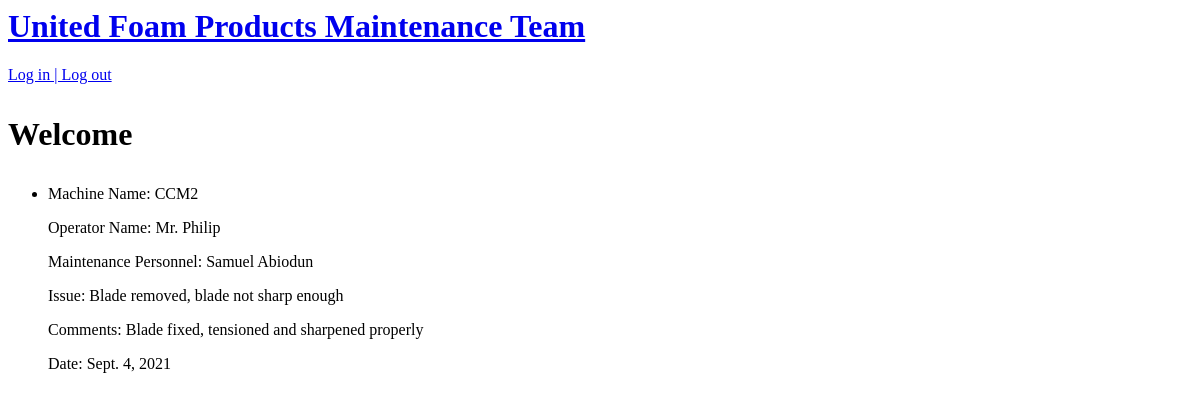
The page /report_list/ on the database as committed earlier.
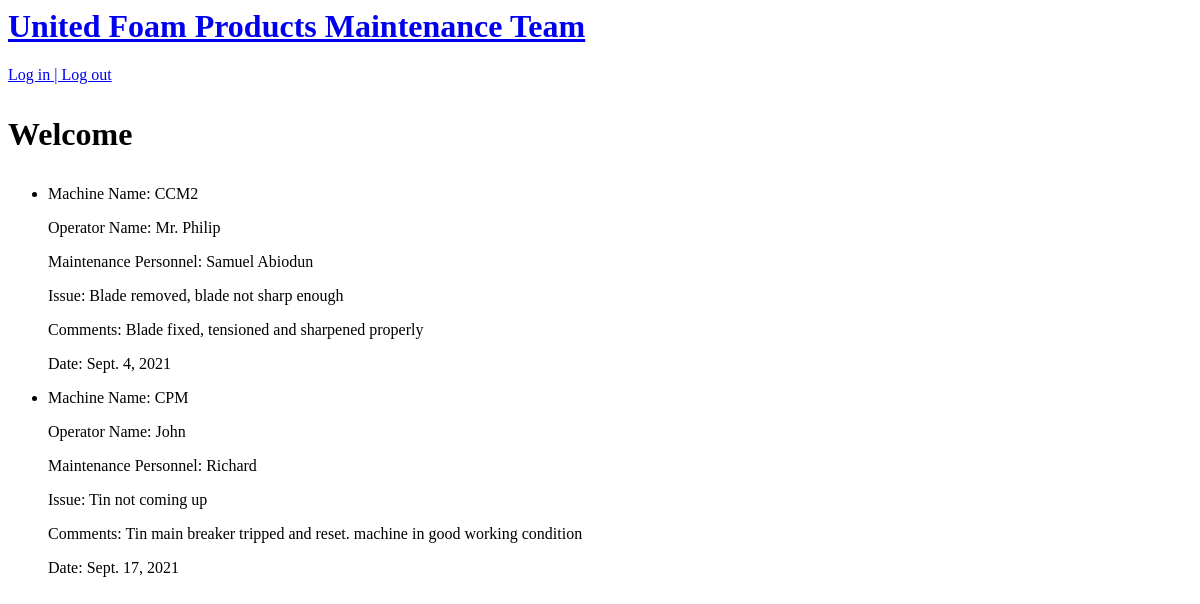
The same page on the database as committed later.
### machines/models.py (models this page shows, shortened)
class MachineReport(models.Model):
    machine_name = models.CharField(max_length=50)
    operator_name = models.CharField(max_length=200)
    maintenance_personnel = models.CharField(max_length=200)
    issue = models.TextField()
    comments = models.TextField()
    report_date = models.DateField()

### machines/views.py (the view)
# urls.py: path('report_list/', ReportListView.as_view(), name='report_list'),
class ReportListView(ListView):
    model = MachineReport
    template_name = 'report_list.html'
    context_object_name = 'report_list'

### templates/machines/report_list.html
{% extends 'base.html' %}
{% block content %}
{% for report in report_list %}
    <div>
         <ul>
            <li>
                <p>Machine Name: {{ report.machine_name }}</p>
                <p>Operator Name: {{ report.operator_name }}</p>
                <p>Maintenance Personnel: {{ report.maintenance_personnel }}</p>
                <p>Issue: {{ report.issue }}</p>
                <p>Comments: {{ report.comments }}</p>
                <p>Date: {{ report.report_date }}</p>
            </li>
        </ul>
    </div>
{% endfor %}
{% endblock content %}

Rows that differ between the two databases and show on the page:
added MachineReport: machine_name "CPM", operator_name "John", maintenance_personnel "Richard", issue "Tin not coming up", comments "Tin main breaker tripped and reset. machine in good working condition", report_date "Sept. 17, 2021"
